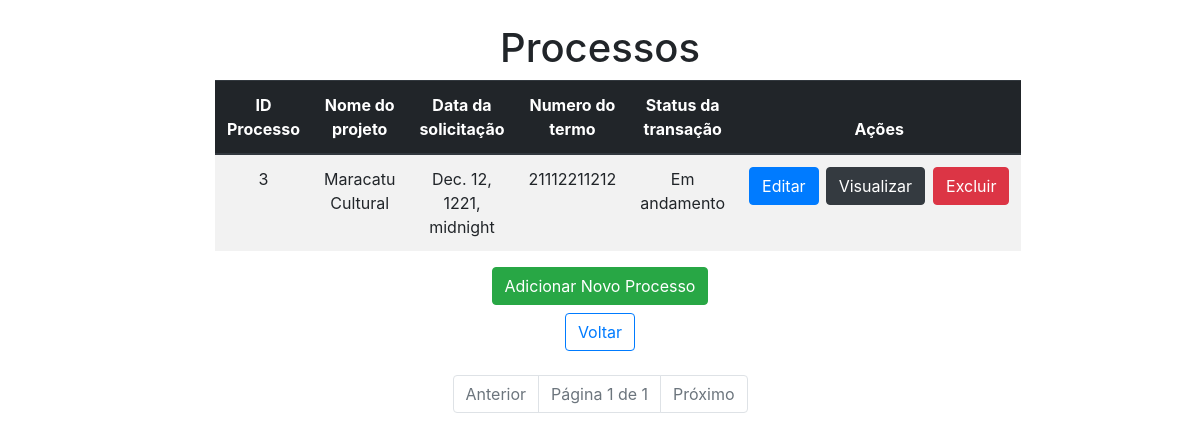
The app's page /processo_html/ (signed in) with its own data.
### app/models.py (models this page shows, shortened)
class Processo(models.Model):
    data_solicitacao = models.DateTimeField()
    data_conferencia_documentos = models.DateTimeField()
    data_autorizacao_empenho = models.DateTimeField()
    data_confeccao_empenho = models.DateTimeField()
    numero_empenho = models.CharField(max_length=30)
    data_confeccao_termo = models.DateTimeField()
    data_envio_termo = models.DateTimeField()
    numero_termo = models.CharField(max_length=30)
    responsavel_confeccao = models.CharField(max_length=100)
    data_visto_termo = models.DateTimeField()
    data_envio_term_proponente = models.DateTimeField()
    data_assinatura_termo = models.DateTimeField()
    data_envio_pagamento = models.DateTimeField()
    data_ordem_bancaria = models.DateTimeField()
    status_transacao = models.CharField(max_length=100)
    projeto = models.ForeignKey(Projeto, on_delete=models.CASCADE)

class Projeto(models.Model):
    numero_projeto = models.CharField(max_length=30)
    numero_sei = models.CharField(max_length=21)
    numero_parcela = models.CharField(max_length=20)
    valor_solicitado = models.FloatField()
    titulo_projeto = models.CharField(max_length=100)
    status_transacao = models.CharField(max_length=100)
    transacao = models.ForeignKey(Transacao, on_delete=models.CASCADE)
    def __str__(self):
        return self.titulo_projeto

### app/views.py (the view)
# urls.py: path("processo_html/", processo_html, name="processo_html"),
@login_required
def processo_html(request):
    processos_list = Processo.objects.all()
    paginator = Paginator(processos_list, 5)
    page = request.GET.get('page')
    try:
        processos = paginator.page(page)
    except PageNotAnInteger:
        processos = paginator.page(1)
    except EmptyPage:
        processos = paginator.page(paginator.num_pages)
    return render(request, "processo.html", {"processos": processos})

### app/templates/processo.html (shortened to what this page needs)
<!DOCTYPE html>
<html lang="en">
<head>
    <link rel="stylesheet" href="https://stackpath.bootstrapcdn.com/bootstrap/4.1.3/css/bootstrap.min.css">
</head>
<body>
    <div class="col-8 m-auto pt-4 pb-4 text-center">
        <h1>Processos</h1>
        <table class="table table-striped">
            <thead class="thead-dark">
                <tr>
                    <th scope="col">ID Processo</th>
                    <th scope="col">Nome do projeto</th>
                    <th scope="col">Data da solicitação</th>
                    <th scope="col">Numero do termo</th>
                    <th scope="col">Status da transação</th>
                    <th scope="col">Ações</th>
                </tr>
            </thead>
            <tbody>
                {% for processo in processos %}
                <tr>
                    <td>{{ processo.id }}</td>
                    <td>{{ processo.projeto }}</td>
                    <td>{{ processo.data_solicitacao }}</td>
                    <td>{{ processo.numero_termo }}</td>
                    <td>{{ processo.status_transacao }}</td>
                    <td>
                        <div class="btn-group" role="group">
                            <a href="{% url 'edit_processo' processo.id %}" class="btn btn-primary mr-2 rounded">Editar</a>
                            <a href="{% url 'view_processo' processo.id %}" class="btn btn-dark mr-2 rounded">Visualizar</a>
                            <form action="{% url 'delete_processo' processo.id %}" method="post" class="d-inline-block">
                                <button type="submit" class="btn btn-danger btnDel rounded" onclick="return confirm('Tem certeza que deseja excluir este processo?')">Excluir</button>
                            </form>
                        </div>
                    </td>
                </tr>
                {% endfor %}
            </tbody>
        </table>
        <a href="{% url 'form_processo' %}" class="btn btn-success">Adicionar Novo Processo</a> <br>
        <a href="{% url 'home' %}" class="btn btn-outline-primary mt-2">
             Voltar
        </a>
    </div>
<div class="container">
    <div class="row">
        <div class="col-md-12">
            <nav aria-label="Page navigation">
                <ul class="pagination justify-content-center">
                    {% if processos.has_previous %}
                        <li class="page-item">
                            <a class="page-link" href="?page={{ processos.previous_page_number }}">Anterior</a>
                        </li>
                    {% else %}
                        <li class="page-item disabled">
                            <span class="page-link">Anterior</span>
                        </li>
                    {% endif %}
                    <li class="page-item disabled">
                        <span class="page-link">Página {{ processos.number }} de {{ processos.paginator.num_pages }}</span>
                    </li>
                    {% if processos.has_next %}
                        <li class="page-item">
                            <a class="page-link" href="?page={{ processos.next_page_number }}">Próximo</a>
                        </li>
                    {% else %}
                        <li class="page-item disabled">
                            <span class="page-link">Próximo</span>
                        </li>
                    {% endif %}
                </ul>
            </nav>
        </div>
    </div>
</div>
</body>
</html>

### records on screen
Processo: id "3", projeto "Maracatu Cultural", data_solicitacao "Dec. 12, 1221, midnight", numero_termo "21112211212", status_transacao "Em andamento"

### other values on screen
{{ processos.number }} "1"
{{ processos.paginator.num_pages }} "1"
